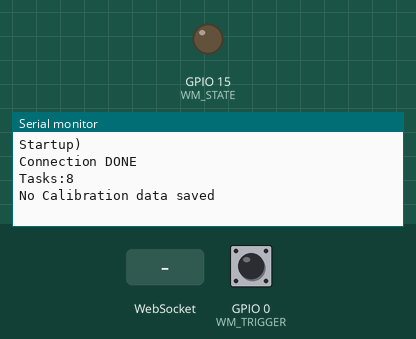
Simulated run of this program. Board: ESP32-S2. On the bench: output pins drawn as LEDs (lit = HIGH), the last lines printed to the serial monitor. The test bench sets the inputs (shaded band); at power-on: GPIO 0 (WM_TRIGGER) HIGH. WiFi joins after 1.5 s; servers stay silent unless stated; EEPROM starts erased.

Above: at 3.7 s.
3.8 s: GPIO 0 (WM_TRIGGER) pulled LOW for 0.15 s
At 5.1 s:
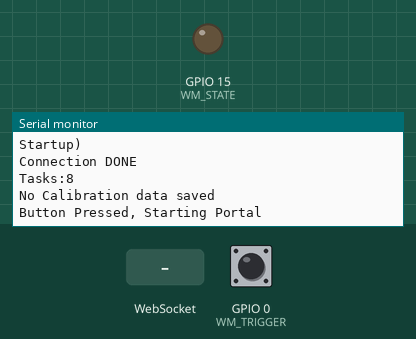
5.4 s: WebSocket text "1" received
At 5.8 s:
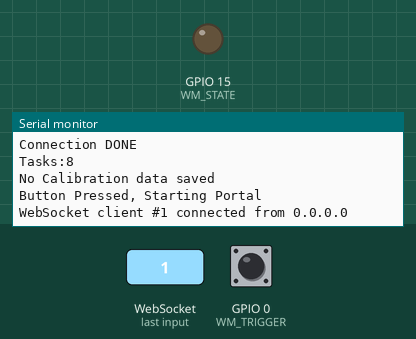

The program:

main.cpp
```cpp
//#define JCA_EM_DEBUG

#include <Arduino.h>
#include <FreeRTOS.h>

// ##############################################################################################################
// WiFi Manager
// ##############################################################################################################
#include <WiFiManager.h>
#define WM_TRIGGER 0
#define WM_STATE BUILTIN_LED
WiFiManager WlanManager;
enum PortalState_T
{
  OFF,
  INIT,
  ON
} PortalState;
bool TriggerDone;
const char *ssid = "EnergieTestAP";
const char *password = "EnergieTestPass";

// ##############################################################################################################
// ASync WebServer  -  RestAPI / WebSocket
// ##############################################################################################################
#include <WiFi.h>
#include <AsyncTCP.h>
#include <ESPAsyncWebServer.h>
#include <ArduinoJson.h>
#include <JCA_EM_Measuring.h>
AsyncWebServer ApiServer (81);
AsyncWebSocket WebSocket("/ws");

void UpdateCallback(JsonObject Data) {
  if (WebSocket.count() > 0) {
    String Message;
    serializeJson(Data, Message);
    WebSocket.textAll(Message);
  }
}

void onRestGetTasks(AsyncWebServerRequest *request) {
  JsonDocument JDoc;
  String MessageString;
  JDoc["TakCount"] = uxTaskGetNumberOfTasks ();
  serializeJson (JDoc, MessageString);
  request->send (200, "application/json", MessageString);
}


// ##############################################################################################################
// SETUP
// ##############################################################################################################
void setup (){
  WiFi.mode (WIFI_STA);
  delay (1000);
  #ifdef JCA_EM_DEBUG
  Serial.begin (115200);
  #endif
  Serial.println ("Startup)");

  //----------------------------
  // WiFi Manager
  pinMode (WM_STATE, OUTPUT);
  pinMode (WM_TRIGGER, INPUT_PULLUP);
  WlanManager.setDarkMode (true);
  WlanManager.setConfigPortalBlocking (false);
  WlanManager.setAPStaticIPConfig (IPAddress (192, 168, 1, 1), IPAddress (0, 0, 0, 0), IPAddress (255, 255, 255, 0));
  if (WlanManager.autoConnect (ssid, password)) {
    Serial.println ("Connection DONE");
    PortalState = OFF;
  } else {
    Serial.println ("Connection FAILED - Configportal running");
    PortalState = INIT;
  }

  //----------------------------
  // WebSocket
  WebSocket.onEvent(JCA::EM::onWsEvent);
  ApiServer.addHandler(&WebSocket);
  //----------------------------
  // WebServer
  ApiServer.on ("/api/data", HTTP_GET, JCA::EM::onRestGetData);
  ApiServer.on ("/api/detail", HTTP_GET, JCA::EM::onRestGetDetail);
  ApiServer.on ("/api/config", HTTP_GET, JCA::EM::onRestGetConfig);
  ApiServer.on ("/api/tasks", HTTP_GET, onRestGetTasks);
  ApiServer.on ("/api/cmd", HTTP_POST, JCA::EM::onRestPostCmd, NULL , JCA::EM::onRestPostBody);
  ApiServer.onNotFound (JCA::EM::onWebNotFound);
  ApiServer.begin ();

  //----------------------------
  // EnergyMeter
  JCA::EM::addWebSocketCallback(UpdateCallback);

  Serial.print ("Tasks:");
  Serial.println (uxTaskGetNumberOfTasks ());
}

// ##############################################################################################################
// LOOP
// ##############################################################################################################
void loop () {
  //----------------------------
  // WLAN-Manager
  digitalWrite (WM_STATE, PortalState != OFF);
  if (PortalState == INIT) {
    WlanManager.process ();
    if (!WlanManager.getConfigPortalActive ()) {
      PortalState = OFF;
    }
  } else if (PortalState == ON) {
    WlanManager.process ();
    if (!WlanManager.getWebPortalActive ()) {
      PortalState = OFF;
    }
    if (digitalRead (WM_TRIGGER) == LOW && !TriggerDone) {
      delay (50);
      if (digitalRead (WM_TRIGGER) == LOW) {
        TriggerDone = true;
        Serial.println ("Button Pressed, Stopping Portal");
        WlanManager.stopWebPortal ();
        PortalState = OFF;
      }
    }
  } else if (PortalState == OFF) {
    if (digitalRead (WM_TRIGGER) == LOW && !TriggerDone) {
      delay (50);
      if (digitalRead (WM_TRIGGER) == LOW) {
        TriggerDone = true;
        Serial.println ("Button Pressed, Starting Portal");
        WlanManager.startWebPortal ();
        PortalState = ON;
      }
    }
  }
  if (TriggerDone) {
    if (digitalRead (WM_TRIGGER) == HIGH) {
      TriggerDone = false;
    }
  }

  //----------------------------
  // Energy Meter
  JCA::EM::loop();
}
```

Measured:
- after the input at 3.8 s, the serial monitor: prints a new line after 0.05 s (image 1)
- after the input at 5.4 s, the serial monitor: prints a new line at once (image 2)
